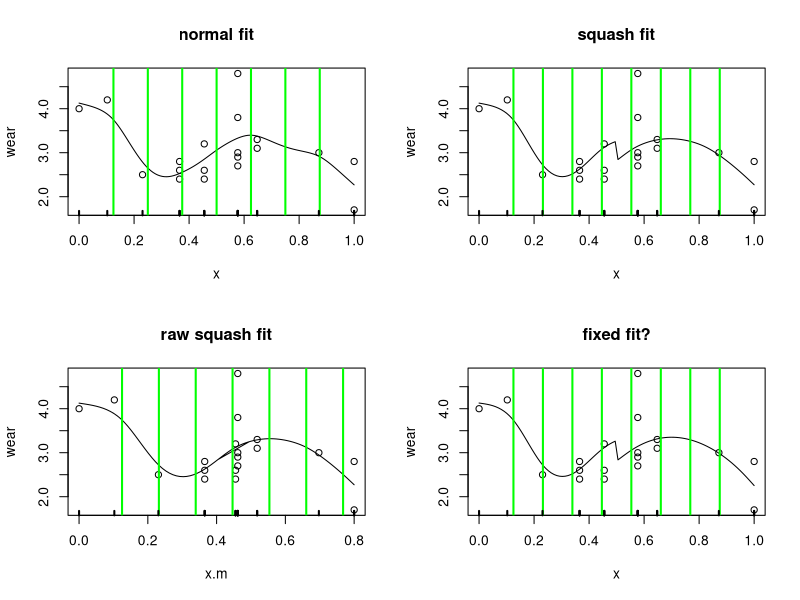

The R source for this figure:
# integration experiment.

# uses the functions from section 3.2.1 of the Red Book
# data
size<-c(1.42,1.58,1.78,1.99,1.99,1.99,2.13,2.13,2.13, 
2.32,2.32,2.32,2.32,2.32,2.43,2.43,2.78,2.98,2.98) 
wear<-c(4.0,4.2,2.5,2.6,2.8,2.4,3.2,2.4,2.6,4.8,2.9, 
3.8,3.0,2.7,3.1,3.3,3.0,2.8,1.7) 
x<-size-min(size);x<-x/max(x) 

#R(x,z)forcubicsplineon[0,1]
rk<-function(x,z){
   ((z-0.5)^2-1/12)*((x-0.5)^2-1/12)/4- 
      ((abs(x-z)-0.5)^4-(abs(x-z)-0.5)^2/2+7/240)/24 
} 

spl.X<-function(x,xk){
   #set up model matrix for cubic penalized regression spline
   q<-length(xk)+2 #numberofparameters 
   n<-length(x) #numberofdata 
   X<-matrix(1,n,q)#initializedmodelmatrix 
   X[,2]<-x #setsecondcolumntox 
   X[,3:q]<-outer(x,xk,FUN=rk)#andremainingtoR(x,xk) 
   X 
} 

spl.S<-function(xk){ 
   # set up the penalized regression spline penalty matrix, 
   # given knot sequence xk 
   q<-length(xk)+2;S<-matrix(0,q,q) # initialize matrix to 0 
   S[3:q,3:q]<-outer(xk,xk,FUN=rk) # fill in non-zero part 
   S 
} 

# A simple matrix square root 
mat.sqrt<-function(S){
   d<-eigen(S,symmetric=TRUE) 
   rS<-d$vectors%*%diag(d$values^0.5)%*%t(d$vectors) 
} 

# functiont of it penalized regression spline to x,y data, 
# with knots xk,given smoothing parameter, lambda. 
prs.fit<-function(y,x,xk,lambda) {
   q<-length(xk)+2 #dimension of basis 
   n<-length(x) #number of data 
   # create augmented model matrix.... 
   Xa<-rbind(spl.X(x,xk),mat.sqrt(spl.S(xk))*sqrt(lambda)) 
   y[(n+1):(n+q)]<-0 #augment the data vector 
   lm(y~Xa-1)#fit and return penalized regression spline 
} 

xp<-seq(0,1,len=120) # xvaluesforprediction 
xk<-1:7/8 #choosesomeknots 
#xk<-c(unique(x),1.3)
mod.2<-prs.fit(wear,x,xk,0.0001)# fitpen.reg.spline 
Xp<-spl.X(xp,xk)#matrixtomapparamstofittedvaluesatxp 

par(mfrow=c(2,2))
#plot data & spl.fit 
plot(x,wear, main="normal fit")
lines(xp,Xp%*%coef(mod.2))
abline(v=xk,col="green",lwd=2)
rug(x,lwd=2)



#########################################################################


# now crazy things happen
# move around the values of x and xk
xk<-seq(1/8,7/8,len=8) #choose some knots 
xp<-seq(0,1,len=100) # xvaluesforprediction 


# don't think that this works since the knots are at the folds
#xk.m<-xk
#x.m[x.m>xk.m[3]]<-x.m[x.m>xk.m[3]]+0.2
#xp.m<-xp
#xp.m[xp.m>xk.m[3]]<-xp.m[xp.m>xk.m[3]]+0.2
#xk.m[xk.m>xk.m[3]]<-xk.m[xk.m>xk.m[3]]+0.2
#x.m[x.m>xk.m[4] & x.m<xk.m[7]]<-x.m[x.m>xk.m[4] & x.m<xk.m[7]]-0.1
#xp.m[xp.m>xk.m[4] & xp.m<xk.m[7]]<-xp.m[xp.m>xk.m[4] & xp.m<xk.m[7]]-0.1
#xk.m[xk.m>xk.m[4] & xk.m<xk.m[7]]<-xk.m[xk.m>xk.m[4] & xk.m<xk.m[7]]-0.2


# simpler
x.m<-x
xp.m<-xp
xk.m<-xk
x.m[x.m>0.5]<-x.m[x.m>0.5]*0.8
#xk.m[xk.m>0.3 & xk.m<0.7]<-xk.m[xk.m>0.3 & xk.m<0.7]*0.8
xp.m[xp.m>0.5]<-xp.m[xp.m>0.5]*0.8
#x.m[x.m>0.7]<-x.m[x.m>0.7]-0.24
#xk.m[xk.m>0.7]<-xk.m[xk.m>0.7]-0.24
#xp.m[xp.m>0.7]<-xp.m[xp.m>0.7]-0.24
#xp.m<-sort(xp.m)
#x.m<-sort(x.m)


mod.2<-prs.fit(wear,x.m,xk.m,0.0001)# fitpen.reg.spline 
Xp.move<-spl.X(xp.m,xk.m)#matrix to map params to fitted values at xp 

#plot data & spl.fit 
plot(x,wear, main="squash fit")
lines(xp,Xp.move%*%coef(mod.2))
abline(v=xk.m,col="green",lwd=2)
rug(x,lwd=2)

#S<-spl.S(xk.m)

# plot the raw fit without transform back
plot(x.m,wear, main="raw squash fit")
lines(xp.m,Xp.move%*%coef(mod.2))
abline(v=xk.m,col="green",lwd=2)
rug(x.m,lwd=2)

#### fixing...

# 2nd differential of R
Rd<-function(x,z){1/12*(6*(z^2-z-abs(z-x)+(z-x)^2)+2)}
# product
Rdd<-function(x,xk1,xk2){Rd(x,xk1)*Rd(x,xk2)}
#integrate(Rdd,lower=0,upper=1,xk1=xk[1],xk2=xk[2])
#rk(xk[1],xk[2])

# function to integrate d^2/dx^2 R(x*_i,x*_j)
intR<-function(xk1,xk2,xk,xk.m,max.x){

   #intrange<-c(0,xk.m,max.x)

   #intrange1<-c(0,0.3,0.7,max.x)
   #intrange2<-c(0,0.3*0.8,0.7-0.24,1)

   # find the weights
   #w<-abs(diff(intrange)/diff(c(0,1:7/8,1)))^4
   #w<-rep(1,length(intrange1))

   #w<-abs(diff(intrange1)/diff(intrange2))^4

   # bespoke
   intrange2<-c(0,0.5,1*0.8)
   #w<-c(1,0.8,0.14)
   w<-c(1,0.8)

   #cat("w=",w,"\n")

   # return vector
   ret<-rep(0,length(intrange2))

   for(i in 1:(length(intrange2)-1)){
      ret[i]<-integrate(Rdd,lower=intrange2[i],upper=intrange2[i+1],
                        xk1=xk1,xk2=xk2)$value
      ret[i]<-ret[i]*w[i]^10
   }
   sum(ret)
}


spl.S<-function(xk,xk.m,max.x){ 
   # set up the penalized regression spline penalty matrix, 
   # given knot sequence xk 
   q<-length(xk)+2
   S<-matrix(0,q,q) # initialize matrix to 0 

   T<-matrix(0,q-2,q-2)

   for(i in 1:(q-2)){
      for(j in 1:(q-2)){
         # compute integral of d^2/dx^2 R(x*_i,x*_j)
         T[i,j]<-intR(xk.m[i],xk.m[j],xk,xk.m,max.x)
      }
   }
  
   # by symmetry 
   #T<-T+t(T)-diag(T)

   S[3:q,3:q]<-T # fill in non-zero part 
   S
} 


prs.fit<-function(y,x,xk,xk.m,lambda) {
   q<-length(xk.m)+2 #dimension of basis 
   n<-length(x) #number of data 
   # create augmented model matrix.... 
   Xa<-rbind(spl.X(x,xk.m),mat.sqrt(spl.S(xk,xk.m,max(x)))*sqrt(lambda)) 
   y[(n+1):(n+q)]<-0 #augment the data vector 
   lm(y~Xa-1)#fit and return penalized regression spline 
} 

mod.2<-prs.fit(wear,x.m,xk,xk.m,0.0001)# fitpen.reg.spline 
Xp.move<-spl.X(xp.m,xk.m)#matrix to map params to fittedv alues at xp 

#modS<-spl.S(xk.m,xk,max(x.m))

#plot data & spl.fit 
plot(x,wear, main="fixed fit?")
lines(xp,Xp.move%*%coef(mod.2))
abline(v=xk.m,col="green",lwd=2)
rug(x,lwd=2)




## code to test the S calculation
#mod.2<-prs.fit(wear,x,xk,xk,0.0001)# fitpen.reg.spline 
#Xp.move<-spl.X(xp,xk)#matrix to map params to fittedv alues at xp 
#
##plot data & spl.fit 
#plot(x,wear, main="old fit, new S estimation")
#lines(xp,Xp.move%*%coef(mod.2))
#abline(v=xk,col="green",lwd=2)
#rug(x,lwd=2)






### dia
#plot(x,wear)
#abline(v=0.3,col="green",lwd=3)
#abline(v=0.7,col="green",lwd=3)
#points(x[x>0.3 & x<0.7]*0.8,y=wear[x>0.3 & x<0.7],pch=19,col="red")
#abline(v=0.3*0.8,col="red",lwd=3)
#abline(v=0.7*.8,col="red",lwd=3)
#points(x[x>0.7]-.24,y=wear[x>0.7],pch=19,col="red")
